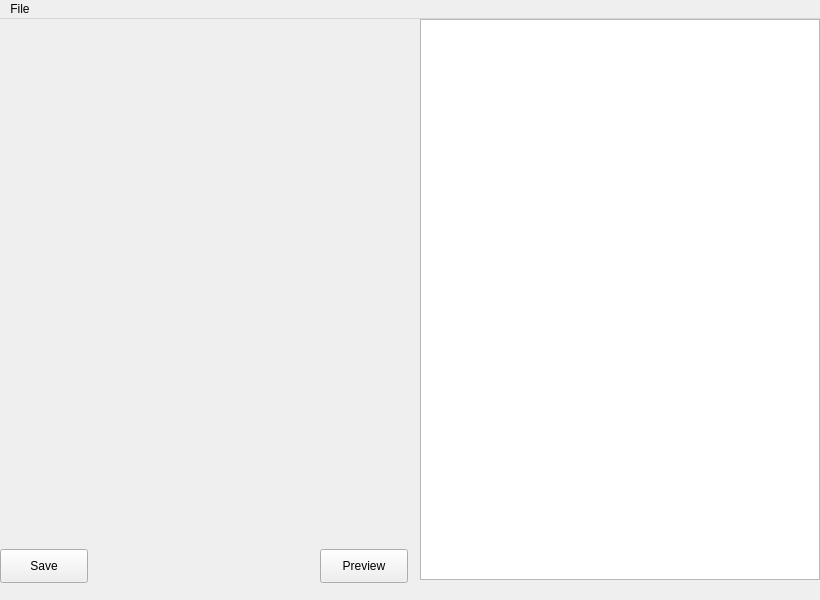
<?xml version="1.0" encoding="UTF-8"?>
<ui version="4.0">
 <class>MainWindow</class>
 <widget class="QMainWindow" name="MainWindow">
  <property name="geometry">
   <rect>
    <x>0</x>
    <y>0</y>
    <width>820</width>
    <height>600</height>
   </rect>
  </property>
  <property name="windowTitle">
   <string>MainWindow</string>
  </property>
  <widget class="QWidget" name="centralwidget">
   <widget class="QPushButton" name="save_btn">
    <property name="geometry">
     <rect>
      <x>0</x>
      <y>530</y>
      <width>88</width>
      <height>34</height>
     </rect>
    </property>
    <property name="text">
     <string>Save</string>
    </property>
   </widget>
   <widget class="QTextBrowser" name="text_browser">
    <property name="geometry">
     <rect>
      <x>420</x>
      <y>0</y>
      <width>400</width>
      <height>561</height>
     </rect>
    </property>
   </widget>
   <widget class="QWidget" name="request_widget" native="true">
    <property name="geometry">
     <rect>
      <x>0</x>
      <y>0</y>
      <width>410</width>
      <height>520</height>
     </rect>
    </property>
   </widget>
   <widget class="QPushButton" name="preview_btn">
    <property name="geometry">
     <rect>
      <x>320</x>
      <y>530</y>
      <width>88</width>
      <height>34</height>
     </rect>
    </property>
    <property name="text">
     <string>Preview</string>
    </property>
   </widget>
  </widget>
  <widget class="QMenuBar" name="menubar">
   <property name="geometry">
    <rect>
     <x>0</x>
     <y>0</y>
     <width>820</width>
     <height>30</height>
    </rect>
   </property>
   <widget class="QMenu" name="menuFile">
    <property name="title">
     <string>File</string>
    </property>
    <addaction name="actionNew_BookingRequest"/>
    <addaction name="actionNew_AppointmentRequest"/>
   </widget>
   <addaction name="menuFile"/>
  </widget>
  <action name="actionNew_BookingRequest">
   <property name="text">
    <string>New BookingRequest</string>
   </property>
  </action>
  <action name="actionNew_AppointmentRequest">
   <property name="text">
    <string>New AppointmentRequest</string>
   </property>
  </action>
 </widget>
 <resources/>
 <connections/>
</ui>
